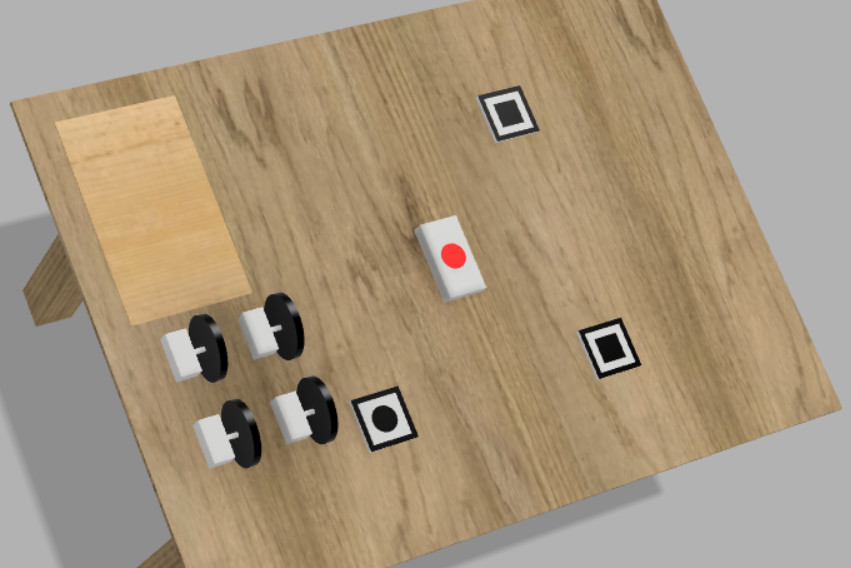
#> input picture test_1_1.jpg, 851 x 568 px
$ python rects.py
#> lines starting #> are read from the running program, lines starting #| are printed output that depends on the picture; after the words box and inside, x2 and y2 are one past the last pixel; in counts of white or black regions, pixels touching at a corner belong together
#!/usr/bin/env python

import cv2 as cv
import numpy as np
import math


# [41 lines left out: function track, not called in this run]

if __name__ == '__main__':
    cv.namedWindow("result")

    hsv_min = np.array((40, 0, 0), np.uint8)
    hsv_max = np.array((135, 62, 109), np.uint8)

    color_blue = (255, 0, 0)
    color_red = (0, 0, 128)

    img = cv.imread("test_1_1.jpg")
#> img is the input picture: shape (568, 851, 3); mean B, G, R 126.6, 150.2, 166.9
    #track(img)
    hsv = cv.cvtColor(img, cv.COLOR_BGR2HSV)
#> hsv: shape (568, 851, 3); mean H, S, V 14, 60.8, 166.9
    thresh = cv.inRange(hsv, hsv_min, hsv_max)
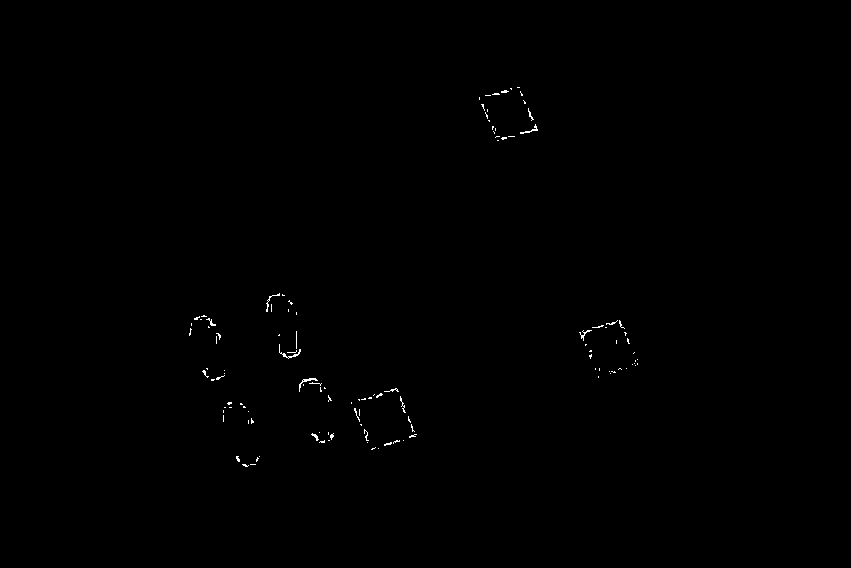
#> thresh: shape (568, 851); 0.23% white in thin lines or dots, all inside (x1, y1, x2, y2) = (189, 87, 638, 467)

    cv.imshow("hsv", thresh)
    contours0, hierarchy = cv.findContours(thresh.copy(), cv.RETR_CCOMP, cv.CHAIN_APPROX_NONE)
#> contours0 = 124 contours, 122 with area under 20; largest, box (x1, y1, x2, y2) and area: (299, 378, 318, 392) 28, (279, 344, 301, 359) 26
    for cnt in contours0:
        rect = cv.minAreaRect(cnt)
        box = cv.boxPoints(rect)
        box = np.int0(box)
        center = (int(rect[0][0]), int(rect[0][1]))
        area = int(rect[1][0]*rect[1][1])

        edge1 = np.int0((box[1][0] - box[0][0], box[1][1] - box[0][1]))
        edge2 = np.int0((box[2][0] - box[1][0], box[2][1] - box[1][1]))

        usedEdge = edge1
        if cv.norm(edge2) > cv.norm(edge1):
            usedEdge = edge2

        reference = (1, 0)  # horizontal edge
        #angle = 180.0/math.pi *  math.acos((reference[0]*usedEdge[0] + reference[1] * usedEdge[1]) / (cv.norm(reference) * cv.norm(usedEdge)))
        angle = 13
        cv.fillPoly(img, pts=[cnt], color=(0, 255, 255))
#> this loop made 124 passes
#> (rect, box, center, area, edge1) on pass 50: (((305.9, 382), (21.1, 8.15), -31.43), [[299, 391], [294, 384], [312, 373], [317, 380]], (305, 382), 172, [-5, -7])
#> area on passes 85, 92, 102, 111: 104, 29, 164, 108
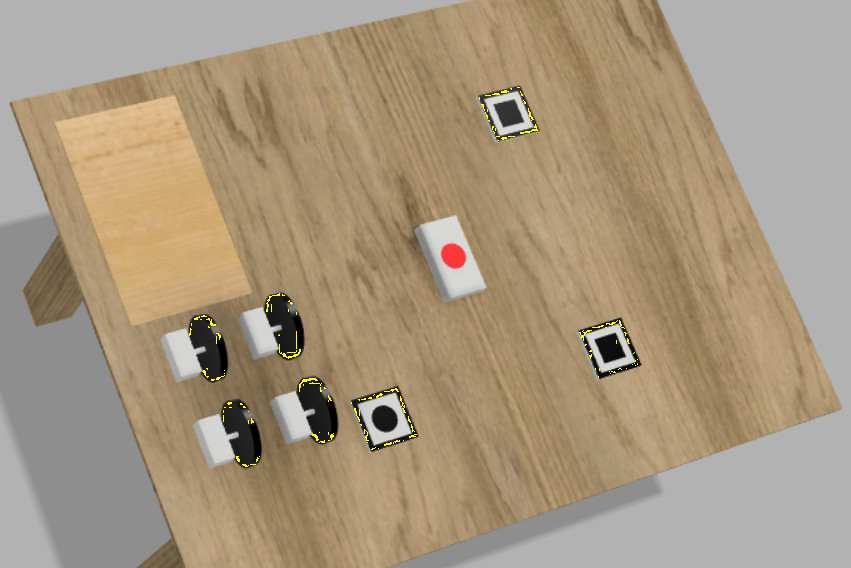
#> img: shape (568, 851, 3); 0.23% of pixels changed, all inside (x1, y1, x2, y2) = (189, 87, 638, 467)
        #cv.drawContours(img, [box], 0, color_blue, 2)
        #cv.circle(img, center, 5, color_red, 2)
        #cv.putText(img, "%d" % int(angle), (center[0]+20, center[1]-20), cv.FONT_HERSHEY_SIMPLEX, 1, color_red, 2)
    cv.imshow('result', img)
    cv.waitKey(0)

    cv.destroyAllWindows()

$ run again, with example_3__190_50_.jpg copied over test_1_1.jpg
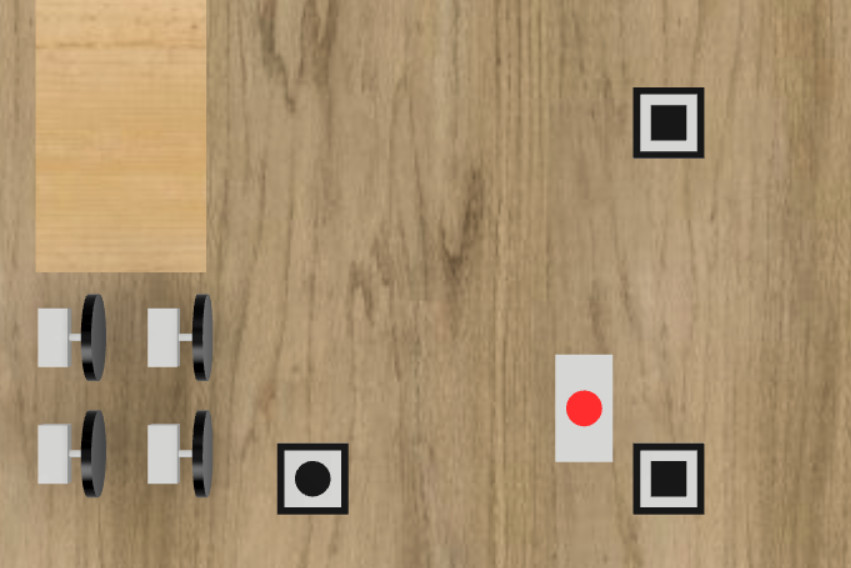
#> input picture example_3__190_50_.jpg, 851 x 568 px
#> img is the input picture: shape (568, 851, 3); mean B, G, R 110.8, 144.4, 168.3
#> hsv: shape (568, 851, 3); mean H, S, V 18.7, 86, 168.4
#> `thresh = cv.inRange(hsv, hsv_min, hsv_max)`:
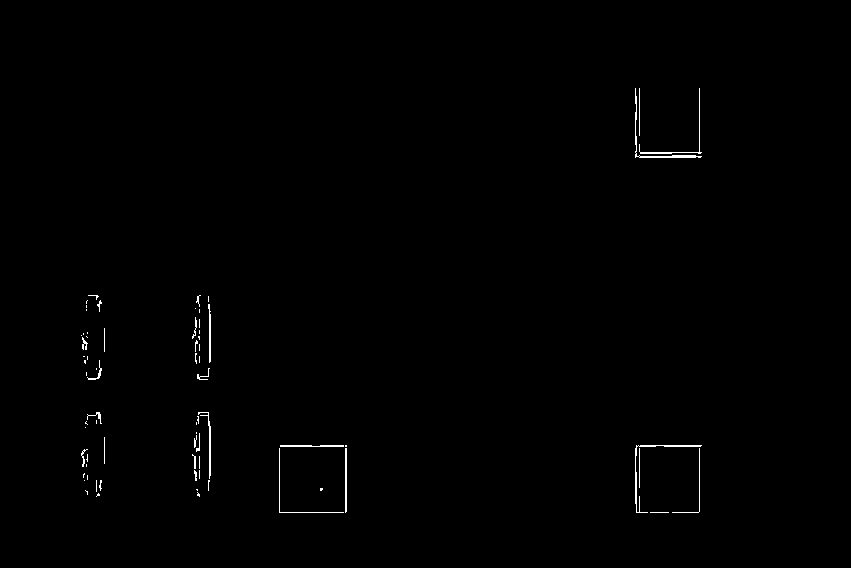
#> thresh: shape (568, 851); 0.46% white in thin lines or dots, all inside (x1, y1, x2, y2) = (81, 88, 702, 513)
#> contours0 = 73 contours, 65 with area under 20; largest, box (x1, y1, x2, y2) and area: (635, 88, 702, 158) 114, (635, 445, 702, 513) 96, (345, 448, 347, 513) 64, (198, 412, 211, 479) 58, (280, 445, 344, 447) 55, (208, 304, 211, 363) 54, (639, 88, 702, 154) 36, (87, 360, 102, 380) 23
#> the loop `for cnt in contours0:` made 73 passes
#> (rect, box, center, area, edge1) on passes 19, 21, 23: (((82.69, 457.1), (17.67, 5.03), -77.91), [[83, 466], [78, 465], [82, 447], [87, 448]], (82, 457), 88, [-5, -1]), (((696.8, 484.8), (69.46, 24.49), -67.13), [[694, 521], [672, 512], [699, 448], [721, 457]], (696, 484), 1701, [-22, -9]), (((345.5, 480), (64, 1), -90), [[346, 512], [345, 512], [345, 448], [346, 448]], (345, 480), 64, [-1, 0])
#> after the loop `for cnt in contours0:`:
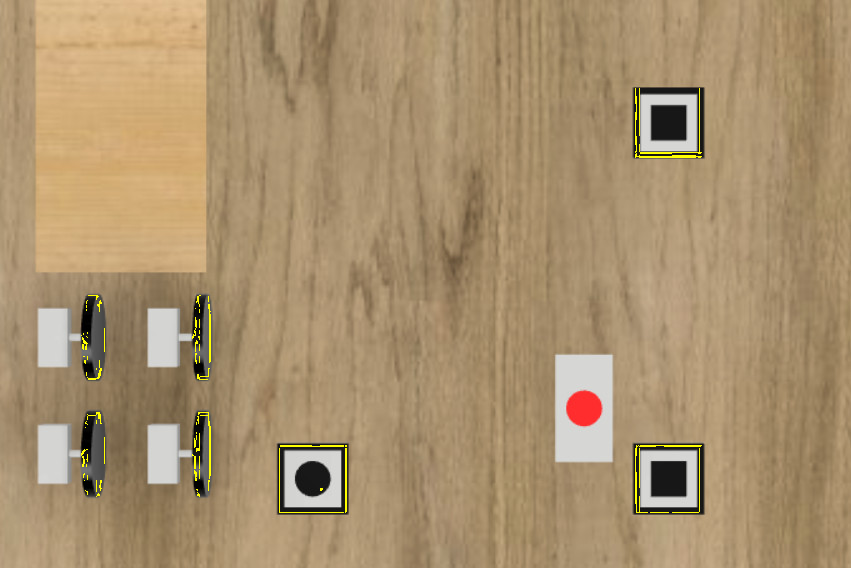
#> img: shape (568, 851, 3); 0.46% of pixels changed, all inside (x1, y1, x2, y2) = (81, 88, 702, 513)
